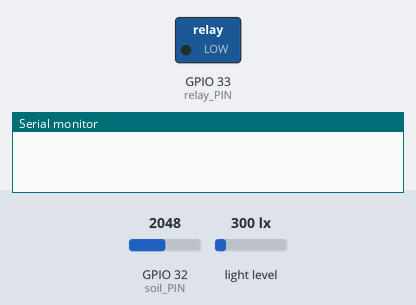
The sketch below on a simulated ESP32. Parts: switched loads named in the sketch (green lamp = pin HIGH), the last lines printed to the serial monitor. The test bench sets the inputs (shaded band); at power-on: GPIO 32 (soil_PIN) = 2048, light level 300 lx. WiFi joins after 1.5 s; servers stay silent unless stated.

Above: at 0.1 s.
At 1.9 s:
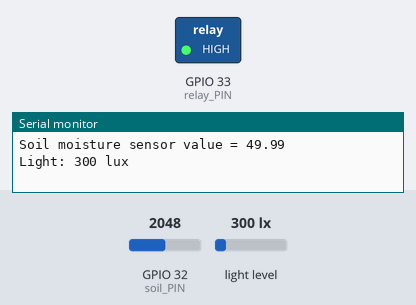
Timing chart, 0 to 3.4 s (numbered marks = the images above):
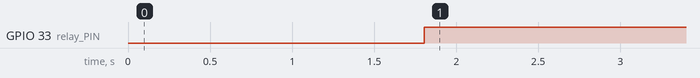

The sketch:

code_moisture_light.cpp.ino
```cpp
// Blynk
#define BLYNK_PRINT Serial

// Blynk
#define BLYNK_TEMPLATE_ID "YOUR BLYNK_TEMPLATE_ID"
#define BLYNK_TEMPLATE_NAME "YOUR BLYNK_TEMPLATE_NAME"
#define BLYNK_AUTH_TOKEN "YOUR BLYNK_AUTH_TOKEN"


#include <WiFi.h>
#include <WiFiClient.h>
#include <BlynkSimpleEsp32.h>

// WiFi
char ssid[] = "Your SSID OR NAME WI-FI";
char pass[] = "Your PASSWORD";


// Soil moisture sensor
#define relay_PIN 33 //GPIO33 -> PIN for Relay water pump
#define soil_PIN 32  //GPIO32 -> PIN for Sensor


// Light sensor
#include <BH1750FVI.h>
BH1750FVI LightSensor(BH1750FVI::k_DevModeContLowRes);


// Val
int val;
float auto_soil ;
uint16_t lux ;


void setup()
{

  //Input and Output
  pinMode(soil_PIN,INPUT);
  pinMode(relay_PIN, OUTPUT);

  // Debug console
  Serial.begin(9600);

  LightSensor.begin();

  Blynk.begin(BLYNK_AUTH_TOKEN, ssid, pass);
}


// Adjust the moisture value for the water pump to work
BLYNK_WRITE(V0){
    auto_soil = param.asInt();
}


void loop()
{
  Blynk.run();

  // Read soil moisture sensor
  val = analogRead(soil_PIN);

  // S_Analog to Percent
  float LevelVal = (val * (100.0 / 4095.0))-100;
  float LevelVal1 = LevelVal*(-1);

  Serial.print("Soil moisture sensor value = ");
  Serial.println(LevelVal1);

  Blynk.virtualWrite(V1,(LevelVal1));

  // S_Water pump
    if(LevelVal1 < auto_soil ){
      digitalWrite(relay_PIN, LOW); // Working
      }
    else{
      digitalWrite(relay_PIN, HIGH); // Not working
      }


  // Light sensor
  lux = LightSensor.GetLightIntensity();
  Serial.print("Light: ");
  Serial.print(lux);
  Serial.println(" lux");
  Blynk.virtualWrite(V2,(lux));


  delay(200);

}
```

Measured:
- by itself, GPIO 33 (relay_PIN): LOW → HIGH at 1.8 s
